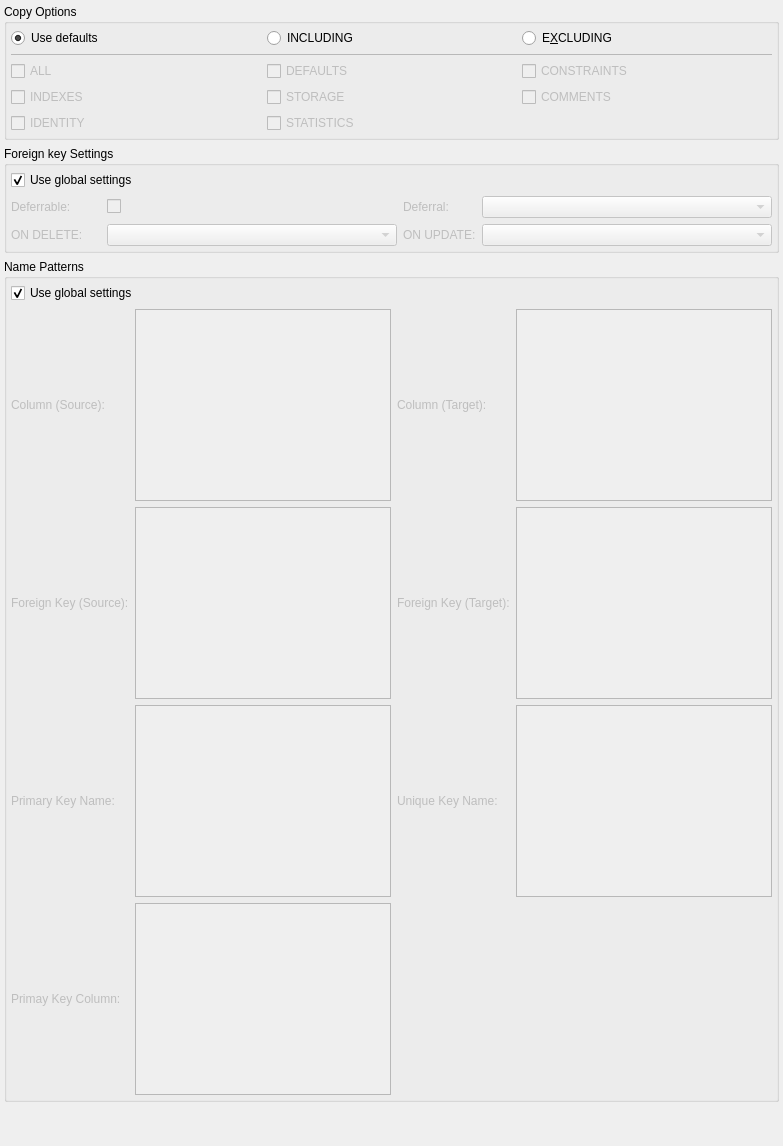
     <widget class="QWidget" name="tab_6">
      <attribute name="title">
       <string>Settings</string>
      </attribute>
      <layout class="QGridLayout" name="gridLayout_2">
       <property name="leftMargin">
        <number>4</number>
       </property>
       <property name="topMargin">
        <number>4</number>
       </property>
       <property name="rightMargin">
        <number>4</number>
       </property>
       <property name="bottomMargin">
        <number>4</number>
       </property>
       <item row="2" column="0">
        <widget class="QGroupBox" name="name_patterns_grp">
         <property name="sizePolicy">
          <sizepolicy hsizetype="Preferred" vsizetype="Expanding">
           <horstretch>0</horstretch>
           <verstretch>0</verstretch>
          </sizepolicy>
         </property>
         <property name="font">
          <font>
           <italic>false</italic>
          </font>
         </property>
         <property name="title">
          <string>Name Patterns</string>
         </property>
         <property name="checkable">
          <bool>false</bool>
         </property>
         <layout class="QVBoxLayout" name="verticalLayout">
          <property name="leftMargin">
           <number>4</number>
          </property>
          <property name="topMargin">
           <number>4</number>
          </property>
          <property name="rightMargin">
           <number>4</number>
          </property>
          <property name="bottomMargin">
           <number>4</number>
          </property>
          <item>
           <widget class="QCheckBox" name="patterns_gconf_chk">
            <property name="toolTip">
             <string>Use the values defined on settings dialogs for the fields below</string>
            </property>
            <property name="text">
             <string>Use global settings</string>
            </property>
            <property name="checked">
             <bool>true</bool>
            </property>
           </widget>
          </item>
          <item>
           <widget class="QWidget" name="patterns_wgt" native="true">
            <property name="enabled">
             <bool>false</bool>
            </property>
            <layout class="QGridLayout" name="gridLayout_6">
             <property name="leftMargin">
              <number>0</number>
             </property>
             <property name="topMargin">
              <number>0</number>
             </property>
             <property name="rightMargin">
              <number>0</number>
             </property>
             <property name="bottomMargin">
              <number>0</number>
             </property>
             <item row="0" column="0">
              <widget class="QLabel" name="src_col_pattern_lbl">
               <property name="toolTip">
                <string>Pattern for columns generated based upon reference table's pk (1-1 and 1-n) or based upon source table's pk (n-n).</string>
               </property>
               <property name="text">
                <string>Column (Source):</string>
               </property>
              </widget>
             </item>
             <item row="0" column="2">
              <widget class="QLabel" name="dst_col_pattern_lbl">
               <property name="toolTip">
                <string>Pattern for columns generated based upon target table's pk (n-n).</string>
               </property>
               <property name="text">
                <string>Column (Target):</string>
               </property>
              </widget>
             </item>
             <item row="1" column="0">
              <widget class="QLabel" name="src_fk_pattern_lbl">
               <property name="toolTip">
                <string>Pattern for foreign key generated based upon reference table's pk (1-1 and 1-n) or based upon source table's pk (n-n).</string>
               </property>
               <property name="text">
                <string>Foreign Key (Source):</string>
               </property>
              </widget>
             </item>
             <item row="1" column="2">
              <widget class="QLabel" name="dst_fk_pattern_lbl">
               <property name="toolTip">
                <string>Pattern for foreign key generated based upon target table's pk (n-n).</string>
               </property>
               <property name="text">
                <string>Foreign Key (Target):</string>
               </property>
              </widget>
             </item>
             <item row="2" column="0">
              <widget class="QLabel" name="pk_pattern_lbl">
               <property name="toolTip">
                <string>Pattern for primary key generated by identifier relationship.</string>
               </property>
               <property name="text">
                <string>Primary Key Name:</string>
               </property>
              </widget>
             </item>
             <item row="2" column="2">
              <widget class="QLabel" name="uq_pattern_lbl">
               <property name="toolTip">
                <string>Pattern for unique key generated by the relationship.</string>
               </property>
               <property name="text">
                <string>Unique Key Name:</string>
               </property>
              </widget>
             </item>
             <item row="3" column="0">
              <widget class="QLabel" name="pk_col_pattern_lbl">
               <property name="toolTip">
                <string>Pattern for primary key generated by identifier relationship.</string>
               </property>
               <property name="text">
                <string>Primay Key Column:</string>
               </property>
              </widget>
             </item>
             <item row="0" column="1">
              <widget class="QPlainTextEdit" name="src_col_pattern_txt">
               <property name="sizePolicy">
                <sizepolicy hsizetype="Expanding" vsizetype="Fixed">
                 <horstretch>0</horstretch>
                 <verstretch>0</verstretch>
                </sizepolicy>
               </property>
               <property name="minimumSize">
                <size>
                 <width>0</width>
                 <height>0</height>
                </size>
               </property>
               <property name="maximumSize">
                <size>
                 <width>16777215</width>
                 <height>16777215</height>
                </size>
               </property>
               <property name="verticalScrollBarPolicy">
                <enum>Qt::ScrollBarAlwaysOff</enum>
               </property>
               <property name="horizontalScrollBarPolicy">
                <enum>Qt::ScrollBarAlwaysOff</enum>
               </property>
              </widget>
             </item>
             <item row="1" column="1">
              <widget class="QPlainTextEdit" name="src_fk_pattern_txt">
               <property name="sizePolicy">
                <sizepolicy hsizetype="Expanding" vsizetype="Fixed">
                 <horstretch>0</horstretch>
                 <verstretch>0</verstretch>
                </sizepolicy>
               </property>
               <property name="minimumSize">
                <size>
                 <width>0</width>
                 <height>0</height>
                </size>
               </property>
               <property name="maximumSize">
                <size>
                 <width>16777215</width>
                 <height>16777215</height>
                </size>
               </property>
               <property name="verticalScrollBarPolicy">
                <enum>Qt::ScrollBarAlwaysOff</enum>
               </property>
               <property name="horizontalScrollBarPolicy">
                <enum>Qt::ScrollBarAlwaysOff</enum>
               </property>
              </widget>
             </item>
             <item row="2" column="1">
              <widget class="QPlainTextEdit" name="pk_pattern_txt">
               <property name="sizePolicy">
                <sizepolicy hsizetype="Expanding" vsizetype="Fixed">
                 <horstretch>0</horstretch>
                 <verstretch>0</verstretch>
                </sizepolicy>
               </property>
               <property name="minimumSize">
                <size>
                 <width>0</width>
                 <height>0</height>
                </size>
               </property>
               <property name="maximumSize">
                <size>
                 <width>16777215</width>
                 <height>16777215</height>
                </size>
               </property>
               <property name="verticalScrollBarPolicy">
                <enum>Qt::ScrollBarAlwaysOff</enum>
               </property>
               <property name="horizontalScrollBarPolicy">
                <enum>Qt::ScrollBarAlwaysOff</enum>
               </property>
              </widget>
             </item>
             <item row="3" column="1">
              <widget class="QPlainTextEdit" name="pk_col_pattern_txt">
               <property name="sizePolicy">
                <sizepolicy hsizetype="Expanding" vsizetype="Fixed">
                 <horstretch>0</horstretch>
                 <verstretch>0</verstretch>
                </sizepolicy>
               </property>
               <property name="minimumSize">
                <size>
                 <width>0</width>
                 <height>0</height>
                </size>
               </property>
               <property name="maximumSize">
                <size>
                 <width>16777215</width>
                 <height>16777215</height>
                </size>
               </property>
               <property name="verticalScrollBarPolicy">
                <enum>Qt::ScrollBarAlwaysOff</enum>
               </property>
               <property name="horizontalScrollBarPolicy">
                <enum>Qt::ScrollBarAlwaysOff</enum>
               </property>
              </widget>
             </item>
             <item row="0" column="3">
              <widget class="QPlainTextEdit" name="dst_col_pattern_txt">
               <property name="sizePolicy">
                <sizepolicy hsizetype="Expanding" vsizetype="Fixed">
                 <horstretch>0</horstretch>
                 <verstretch>0</verstretch>
                </sizepolicy>
               </property>
               <property name="minimumSize">
                <size>
                 <width>0</width>
                 <height>0</height>
                </size>
               </property>
               <property name="maximumSize">
                <size>
                 <width>16777215</width>
                 <height>16777215</height>
                </size>
               </property>
               <property name="verticalScrollBarPolicy">
                <enum>Qt::ScrollBarAlwaysOff</enum>
               </property>
               <property name="horizontalScrollBarPolicy">
                <enum>Qt::ScrollBarAlwaysOff</enum>
               </property>
              </widget>
             </item>
             <item row="1" column="3">
              <widget class="QPlainTextEdit" name="dst_fk_pattern_txt">
               <property name="sizePolicy">
                <sizepolicy hsizetype="Expanding" vsizetype="Fixed">
                 <horstretch>0</horstretch>
                 <verstretch>0</verstretch>
                </sizepolicy>
               </property>
               <property name="minimumSize">
                <size>
                 <width>0</width>
                 <height>0</height>
                </size>
               </property>
               <property name="maximumSize">
                <size>
                 <width>16777215</width>
                 <height>16777215</height>
                </size>
               </property>
               <property name="verticalScrollBarPolicy">
                <enum>Qt::ScrollBarAlwaysOff</enum>
               </property>
               <property name="horizontalScrollBarPolicy">
                <enum>Qt::ScrollBarAlwaysOff</enum>
               </property>
              </widget>
             </item>
             <item row="2" column="3">
              <widget class="QPlainTextEdit" name="uq_pattern_txt">
               <property name="sizePolicy">
                <sizepolicy hsizetype="Expanding" vsizetype="Fixed">
                 <horstretch>0</horstretch>
                 <verstretch>0</verstretch>
                </sizepolicy>
               </property>
               <property name="minimumSize">
                <size>
                 <width>0</width>
                 <height>0</height>
                </size>
               </property>
               <property name="maximumSize">
                <size>
                 <width>16777215</width>
                 <height>16777215</height>
                </size>
               </property>
               <property name="verticalScrollBarPolicy">
                <enum>Qt::ScrollBarAlwaysOff</enum>
               </property>
               <property name="horizontalScrollBarPolicy">
                <enum>Qt::ScrollBarAlwaysOff</enum>
               </property>
              </widget>
             </item>
            </layout>
           </widget>
          </item>
         </layout>
        </widget>
       </item>
       <item row="1" column="0">
        <widget class="QGroupBox" name="foreign_key_gb">
         <property name="sizePolicy">
          <sizepolicy hsizetype="Expanding" vsizetype="Fixed">
           <horstretch>0</horstretch>
           <verstretch>0</verstretch>
          </sizepolicy>
         </property>
         <property name="title">
          <string>Foreign key Settings</string>
         </property>
         <property name="checkable">
          <bool>false</bool>
         </property>
         <property name="checked">
          <bool>false</bool>
         </property>
         <layout class="QVBoxLayout" name="verticalLayout_2">
          <property name="spacing">
           <number>6</number>
          </property>
          <property name="leftMargin">
           <number>4</number>
          </property>
          <property name="topMargin">
           <number>4</number>
          </property>
          <property name="rightMargin">
           <number>4</number>
          </property>
          <property name="bottomMargin">
           <number>4</number>
          </property>
          <item>
           <widget class="QCheckBox" name="fk_gconf_chk">
            <property name="enabled">
             <bool>true</bool>
            </property>
            <property name="toolTip">
             <string>Use the values defined on settings dialogs for the fields below</string>
            </property>
            <property name="text">
             <string>Use global settings</string>
            </property>
            <property name="checked">
             <bool>true</bool>
            </property>
           </widget>
          </item>
          <item>
           <widget class="QWidget" name="fk_wgt" native="true">
            <property name="enabled">
             <bool>false</bool>
            </property>
            <property name="minimumSize">
             <size>
              <width>0</width>
              <height>20</height>
             </size>
            </property>
            <layout class="QGridLayout" name="gridLayout_5">
             <property name="leftMargin">
              <number>0</number>
             </property>
             <property name="topMargin">
              <number>0</number>
             </property>
             <property name="rightMargin">
              <number>0</number>
             </property>
             <property name="bottomMargin">
              <number>0</number>
             </property>
             <property name="horizontalSpacing">
              <number>6</number>
             </property>
             <item row="0" column="0">
              <widget class="QLabel" name="deferrable_lbl">
               <property name="sizePolicy">
                <sizepolicy hsizetype="Preferred" vsizetype="Fixed">
                 <horstretch>0</horstretch>
                 <verstretch>0</verstretch>
                </sizepolicy>
               </property>
               <property name="minimumSize">
                <size>
                 <width>90</width>
                 <height>0</height>
                </size>
               </property>
               <property name="maximumSize">
                <size>
                 <width>90</width>
                 <height>16777215</height>
                </size>
               </property>
               <property name="text">
                <string>Deferrable:</string>
               </property>
              </widget>
             </item>
             <item row="0" column="1">
              <widget class="QCheckBox" name="deferrable_chk">
               <property name="sizePolicy">
                <sizepolicy hsizetype="Expanding" vsizetype="Fixed">
                 <horstretch>0</horstretch>
                 <verstretch>0</verstretch>
                </sizepolicy>
               </property>
               <property name="minimumSize">
                <size>
                 <width>0</width>
                 <height>0</height>
                </size>
               </property>
               <property name="maximumSize">
                <size>
                 <width>16777215</width>
                 <height>16777215</height>
                </size>
               </property>
               <property name="text">
                <string/>
               </property>
              </widget>
             </item>
             <item row="0" column="2">
              <widget class="QLabel" name="deferral_lbl">
               <property name="enabled">
                <bool>false</bool>
               </property>
               <property name="sizePolicy">
                <sizepolicy hsizetype="Preferred" vsizetype="Fixed">
                 <horstretch>0</horstretch>
                 <verstretch>0</verstretch>
                </sizepolicy>
               </property>
               <property name="minimumSize">
                <size>
                 <width>0</width>
                 <height>0</height>
                </size>
               </property>
               <property name="maximumSize">
                <size>
                 <width>16777215</width>
                 <height>16777215</height>
                </size>
               </property>
               <property name="text">
                <string>Deferral:</string>
               </property>
              </widget>
             </item>
             <item row="0" column="3">
              <widget class="QComboBox" name="deferral_cmb">
               <property name="enabled">
                <bool>false</bool>
               </property>
               <property name="sizePolicy">
                <sizepolicy hsizetype="Expanding" vsizetype="Fixed">
                 <horstretch>0</horstretch>
                 <verstretch>0</verstretch>
                </sizepolicy>
               </property>
               <property name="minimumSize">
                <size>
                 <width>0</width>
                 <height>0</height>
                </size>
               </property>
               <property name="maximumSize">
                <size>
                 <width>16777215</width>
                 <height>16777215</height>
                </size>
               </property>
               <property name="sizeAdjustPolicy">
                <enum>QComboBox::AdjustToContents</enum>
               </property>
              </widget>
             </item>
             <item row="1" column="0">
              <widget class="QLabel" name="on_delete_lbl">
               <property name="text">
                <string>ON DELETE:</string>
               </property>
              </widget>
             </item>
             <item row="1" column="1">
              <widget class="QComboBox" name="del_action_cmb"/>
             </item>
             <item row="1" column="2">
              <widget class="QLabel" name="on_update_lbl">
               <property name="text">
                <string>ON UPDATE:</string>
               </property>
              </widget>
             </item>
             <item row="1" column="3">
              <widget class="QComboBox" name="upd_action_cmb"/>
             </item>
            </layout>
           </widget>
          </item>
         </layout>
        </widget>
       </item>
       <item row="0" column="0">
        <widget class="QGroupBox" name="copy_options_grp">
         <property name="sizePolicy">
          <sizepolicy hsizetype="Preferred" vsizetype="Fixed">
           <horstretch>0</horstretch>
           <verstretch>0</verstretch>
          </sizepolicy>
         </property>
         <property name="title">
          <string>Copy Options</string>
         </property>
         <layout class="QGridLayout" name="gridLayout_4">
          <property name="leftMargin">
           <number>4</number>
          </property>
          <property name="topMargin">
           <number>4</number>
          </property>
          <property name="rightMargin">
           <number>4</number>
          </property>
          <property name="bottomMargin">
           <number>4</number>
          </property>
          <item row="3" column="0">
           <widget class="QCheckBox" name="indexes_chk">
            <property name="enabled">
             <bool>false</bool>
            </property>
            <property name="text">
             <string>INDEXES</string>
            </property>
           </widget>
          </item>
          <item row="3" column="2">
           <widget class="QCheckBox" name="comments_chk">
            <property name="enabled">
             <bool>false</bool>
            </property>
            <property name="text">
             <string>COMMENTS</string>
            </property>
           </widget>
          </item>
          <item row="0" column="1">
           <widget class="QRadioButton" name="including_rb">
            <property name="text">
             <string>INCLUDING</string>
            </property>
           </widget>
          </item>
          <item row="2" column="1">
           <widget class="QCheckBox" name="defaults_chk">
            <property name="enabled">
             <bool>false</bool>
            </property>
            <property name="text">
             <string>DEFAULTS</string>
            </property>
           </widget>
          </item>
          <item row="0" column="2">
           <widget class="QRadioButton" name="excluding_rb">
            <property name="sizePolicy">
             <sizepolicy hsizetype="Minimum" vsizetype="Fixed">
              <horstretch>0</horstretch>
              <verstretch>0</verstretch>
             </sizepolicy>
            </property>
            <property name="text">
             <string>E&amp;XCLUDING</string>
            </property>
           </widget>
          </item>
          <item row="2" column="2">
           <widget class="QCheckBox" name="constraints_chk">
            <property name="enabled">
             <bool>false</bool>
            </property>
            <property name="text">
             <string>CONSTRAINTS</string>
            </property>
           </widget>
          </item>
          <item row="0" column="0">
           <widget class="QRadioButton" name="defaults_rb">
            <property name="sizePolicy">
             <sizepolicy hsizetype="Minimum" vsizetype="Fixed">
              <horstretch>0</horstretch>
              <verstretch>0</verstretch>
             </sizepolicy>
            </property>
            <property name="text">
             <string>Use defaults</string>
            </property>
            <property name="checked">
             <bool>true</bool>
            </property>
           </widget>
          </item>
          <item row="2" column="0">
           <widget class="QCheckBox" name="all_chk">
            <property name="enabled">
             <bool>false</bool>
            </property>
            <property name="text">
             <string>ALL</string>
            </property>
           </widget>
          </item>
          <item row="3" column="1">
           <widget class="QCheckBox" name="storage_chk">
            <property name="enabled">
             <bool>false</bool>
            </property>
            <property name="text">
             <string>STORAGE</string>
            </property>
           </widget>
          </item>
          <item row="1" column="0" colspan="3">
           <widget class="QFrame" name="frame">
            <property name="minimumSize">
             <size>
              <width>0</width>
              <height>1</height>
             </size>
            </property>
            <property name="maximumSize">
             <size>
              <width>16777215</width>
              <height>1</height>
             </size>
            </property>
            <property name="frameShape">
             <enum>QFrame::StyledPanel</enum>
            </property>
            <property name="frameShadow">
             <enum>QFrame::Sunken</enum>
            </property>
           </widget>
          </item>
          <item row="4" column="1">
           <widget class="QCheckBox" name="statistics_chk">
            <property name="enabled">
             <bool>false</bool>
            </property>
            <property name="text">
             <string>STATISTICS</string>
            </property>
           </widget>
          </item>
          <item row="4" column="0">
           <widget class="QCheckBox" name="identity_chk">
            <property name="enabled">
             <bool>false</bool>
            </property>
            <property name="text">
             <string>IDENTITY</string>
            </property>
           </widget>
          </item>
         </layout>
        </widget>
       </item>
       <item row="3" column="0">
        <spacer name="verticalSpacer_2">
         <property name="orientation">
          <enum>Qt::Vertical</enum>
         </property>
         <property name="sizeHint" stdset="0">
          <size>
           <width>20</width>
           <height>40</height>
          </size>
         </property>
        </spacer>
       </item>
      </layout>
     </widget>
